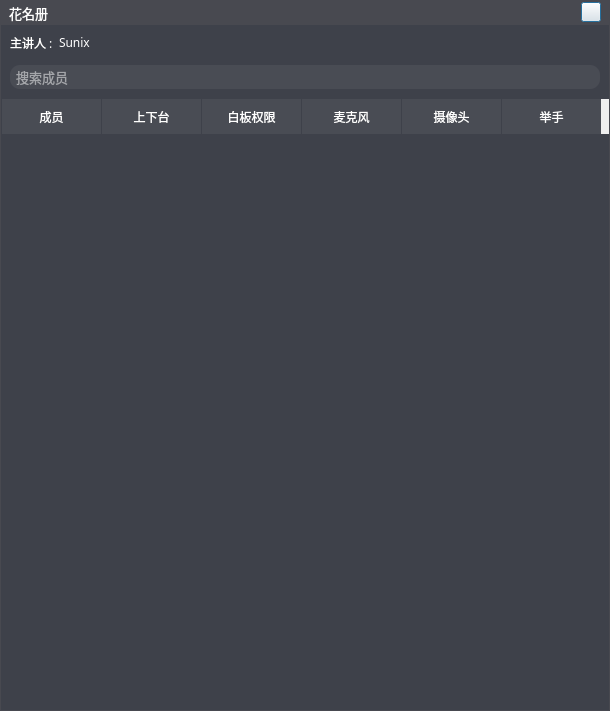
<?xml version="1.0" encoding="UTF-8"?>
<ui version="4.0">
 <class>STWBRosterClass</class>
 <widget class="QDialog" name="STWBRosterClass">
  <property name="geometry">
   <rect>
    <x>0</x>
    <y>0</y>
    <width>610</width>
    <height>711</height>
   </rect>
  </property>
  <property name="windowTitle">
   <string>STWBRoster</string>
  </property>
  <layout class="QVBoxLayout" name="verticalLayout">
   <property name="spacing">
    <number>0</number>
   </property>
   <property name="leftMargin">
    <number>0</number>
   </property>
   <property name="topMargin">
    <number>0</number>
   </property>
   <property name="rightMargin">
    <number>0</number>
   </property>
   <property name="bottomMargin">
    <number>0</number>
   </property>
   <item>
    <widget class="QWidget" name="widTitle" native="true">
     <property name="minimumSize">
      <size>
       <width>0</width>
       <height>25</height>
      </size>
     </property>
     <property name="maximumSize">
      <size>
       <width>16777215</width>
       <height>25</height>
      </size>
     </property>
     <property name="styleSheet">
      <string notr="true">QWidget#widTitle{background-color:#484950;border:0px;}</string>
     </property>
     <layout class="QHBoxLayout" name="horizontalLayout">
      <property name="spacing">
       <number>6</number>
      </property>
      <property name="leftMargin">
       <number>9</number>
      </property>
      <property name="topMargin">
       <number>0</number>
      </property>
      <property name="rightMargin">
       <number>9</number>
      </property>
      <property name="bottomMargin">
       <number>0</number>
      </property>
      <item>
       <widget class="QLabel" name="label_3">
        <property name="font">
         <font>
          <family>微软雅黑</family>
          <pointsize>10</pointsize>
         </font>
        </property>
        <property name="styleSheet">
         <string notr="true">color: rgb(255, 255, 255);</string>
        </property>
        <property name="text">
         <string>花名册</string>
        </property>
       </widget>
      </item>
      <item>
       <spacer name="horizontalSpacer_5">
        <property name="orientation">
         <enum>Qt::Horizontal</enum>
        </property>
        <property name="sizeHint" stdset="0">
         <size>
          <width>785</width>
          <height>17</height>
         </size>
        </property>
       </spacer>
      </item>
      <item>
       <widget class="QPushButton" name="pbClose">
        <property name="minimumSize">
         <size>
          <width>20</width>
          <height>20</height>
         </size>
        </property>
        <property name="maximumSize">
         <size>
          <width>20</width>
          <height>20</height>
         </size>
        </property>
        <property name="styleSheet">
         <string notr="true">
QPushButton{border-image: url(:/SoftTerminal/images/close.png);}

QPushButton:hover:!pressed {
	
	background-color: #ff6741;
}</string>
        </property>
        <property name="text">
         <string/>
        </property>
       </widget>
      </item>
     </layout>
    </widget>
   </item>
   <item>
    <widget class="QWidget" name="widget_4" native="true">
     <property name="minimumSize">
      <size>
       <width>0</width>
       <height>30</height>
      </size>
     </property>
     <property name="maximumSize">
      <size>
       <width>16777215</width>
       <height>30</height>
      </size>
     </property>
     <property name="styleSheet">
      <string notr="true">QWidget#widget_4{
	background-color: rgb(62, 65, 74);
	border-left:1px solid #484950;
	border-right:1px solid #484950;
}</string>
     </property>
     <layout class="QHBoxLayout" name="horizontalLayout_3">
      <property name="leftMargin">
       <number>10</number>
      </property>
      <property name="topMargin">
       <number>10</number>
      </property>
      <property name="rightMargin">
       <number>10</number>
      </property>
      <property name="bottomMargin">
       <number>5</number>
      </property>
      <item>
       <widget class="QLabel" name="label">
        <property name="font">
         <font>
          <family>微软雅黑</family>
         </font>
        </property>
        <property name="styleSheet">
         <string notr="true">color: rgb(255, 255, 255);</string>
        </property>
        <property name="text">
         <string>主讲人 :</string>
        </property>
       </widget>
      </item>
      <item>
       <widget class="QLabel" name="lblTeacherName">
        <property name="font">
         <font>
          <family>微软雅黑</family>
         </font>
        </property>
        <property name="styleSheet">
         <string notr="true">color: rgb(255, 255, 255);</string>
        </property>
        <property name="text">
         <string>Sunix</string>
        </property>
       </widget>
      </item>
      <item>
       <spacer name="horizontalSpacer_2">
        <property name="orientation">
         <enum>Qt::Horizontal</enum>
        </property>
        <property name="sizeHint" stdset="0">
         <size>
          <width>40</width>
          <height>20</height>
         </size>
        </property>
       </spacer>
      </item>
     </layout>
    </widget>
   </item>
   <item>
    <widget class="QWidget" name="widget_5" native="true">
     <property name="minimumSize">
      <size>
       <width>0</width>
       <height>0</height>
      </size>
     </property>
     <property name="maximumSize">
      <size>
       <width>16777215</width>
       <height>16777215</height>
      </size>
     </property>
     <property name="styleSheet">
      <string notr="true">QWidget#widget_5{
	background-color: rgb(62, 65, 74);
	border-left:1px solid #484950;
	border-right:1px solid #484950;
}</string>
     </property>
     <layout class="QHBoxLayout" name="horizontalLayout_4">
      <property name="spacing">
       <number>0</number>
      </property>
      <property name="leftMargin">
       <number>10</number>
      </property>
      <property name="topMargin">
       <number>10</number>
      </property>
      <property name="rightMargin">
       <number>10</number>
      </property>
      <property name="bottomMargin">
       <number>10</number>
      </property>
      <item>
       <widget class="QLineEdit" name="leSearch">
        <property name="minimumSize">
         <size>
          <width>0</width>
          <height>24</height>
         </size>
        </property>
        <property name="maximumSize">
         <size>
          <width>16777215</width>
          <height>24</height>
         </size>
        </property>
        <property name="font">
         <font>
          <family>微软雅黑</family>
          <pointsize>10</pointsize>
         </font>
        </property>
        <property name="styleSheet">
         <string notr="true">color: rgb(255, 255, 255);
background-color: #494c54;

border:0px groove gray;border-radius:10px;padding:2px 4px
</string>
        </property>
        <property name="text">
         <string/>
        </property>
        <property name="placeholderText">
         <string>搜索成员</string>
        </property>
        <property name="clearButtonEnabled">
         <bool>false</bool>
        </property>
       </widget>
      </item>
     </layout>
    </widget>
   </item>
   <item>
    <widget class="QWidget" name="widget_3" native="true">
     <property name="styleSheet">
      <string notr="true"/>
     </property>
     <layout class="QHBoxLayout" name="horizontalLayout_2">
      <property name="spacing">
       <number>0</number>
      </property>
      <property name="leftMargin">
       <number>0</number>
      </property>
      <property name="topMargin">
       <number>0</number>
      </property>
      <property name="rightMargin">
       <number>0</number>
      </property>
      <property name="bottomMargin">
       <number>0</number>
      </property>
      <item>
       <widget class="QTableWidget" name="twRoster">
        <property name="focusPolicy">
         <enum>Qt::NoFocus</enum>
        </property>
        <property name="styleSheet">
         <string notr="true">QTableWidget
{  
    background-color: #3e414a;   
    font:10pt &quot;微软雅黑&quot;;  
	color: #ffffff;
    border:0px;
	border-right:1px solid #484950;
	border-left:1px solid #484950;
	border-bottom:1px solid #484950;
}  
  
QHeaderView::section {
	color: #ffffff;
    font:10pt &quot;微软雅黑&quot;;  
    text-align:center;  
    height:35px;  
    border:0px solid #494c54;  
    background-color: #494c54;
    border-left:1px solid rgb(62, 65, 74);  
padding-left: 20px;
padding-right: 20px;
}   


QScrollBar::vertical
{
    width:4px;
    background:rgb(0,0,0,0%);
    margin:0px,0px,0px,0px;
    padding-top:0px;   /*上预留位置*/
    padding-bottom:0px;    /*下预留位置*/
}

/*滚动条中滑块的样式*/
QScrollBar::handle::vertical
{
    width:4px;
    background:rgb(0,0,0,25%);
    border-radius:2px;
    min-height:20px;
}

/*鼠标触及滑块样式*/
QScrollBar::handle::vertical::hover
{
    width:5px;
    background:rgb(0,0,0,50%);
    border-radius:2px;
    min-height:20;
}

/*设置下箭头*/
QScrollBar::add-line:vertical
{
    height:0px;
    subcontrol-position:bottom;
}

/*设置上箭头*/
QScrollBar::sub-line:vertical
{
    height:0px;
    subcontrol-position:top;
}

QScrollBar::add-page:vertical, QScrollBar::sub-page:vertical {
    background: #3e414a;
}
  </string>
        </property>
        <property name="verticalScrollBarPolicy">
         <enum>Qt::ScrollBarAsNeeded</enum>
        </property>
        <property name="horizontalScrollBarPolicy">
         <enum>Qt::ScrollBarAlwaysOff</enum>
        </property>
        <property name="sizeAdjustPolicy">
         <enum>QAbstractScrollArea::AdjustToContents</enum>
        </property>
        <property name="editTriggers">
         <set>QAbstractItemView::NoEditTriggers</set>
        </property>
        <property name="selectionMode">
         <enum>QAbstractItemView::NoSelection</enum>
        </property>
        <property name="selectionBehavior">
         <enum>QAbstractItemView::SelectRows</enum>
        </property>
        <property name="showGrid">
         <bool>false</bool>
        </property>
        <attribute name="horizontalHeaderVisible">
         <bool>true</bool>
        </attribute>
        <attribute name="horizontalHeaderHighlightSections">
         <bool>false</bool>
        </attribute>
        <attribute name="horizontalHeaderMinimumSectionSize">
         <number>40</number>
        </attribute>
        <attribute name="horizontalHeaderShowSortIndicator" stdset="0">
         <bool>false</bool>
        </attribute>
        <attribute name="horizontalHeaderStretchLastSection">
         <bool>false</bool>
        </attribute>
        <attribute name="verticalHeaderVisible">
         <bool>false</bool>
        </attribute>
        <attribute name="verticalHeaderDefaultSectionSize">
         <number>40</number>
        </attribute>
        <attribute name="verticalHeaderHighlightSections">
         <bool>false</bool>
        </attribute>
        <attribute name="verticalHeaderMinimumSectionSize">
         <number>40</number>
        </attribute>
        <attribute name="verticalHeaderShowSortIndicator" stdset="0">
         <bool>false</bool>
        </attribute>
        <attribute name="verticalHeaderStretchLastSection">
         <bool>false</bool>
        </attribute>
        <column>
         <property name="text">
          <string>成员</string>
         </property>
        </column>
        <column>
         <property name="text">
          <string>上下台</string>
         </property>
        </column>
        <column>
         <property name="text">
          <string>白板权限</string>
         </property>
        </column>
        <column>
         <property name="text">
          <string>麦克风</string>
         </property>
        </column>
        <column>
         <property name="text">
          <string>摄像头</string>
         </property>
        </column>
        <column>
         <property name="text">
          <string>举手</string>
         </property>
        </column>
       </widget>
      </item>
     </layout>
    </widget>
   </item>
  </layout>
 </widget>
 <resources>
  <include location="../res/softterminal.qrc"/>
 </resources>
 <connections/>
</ui>
